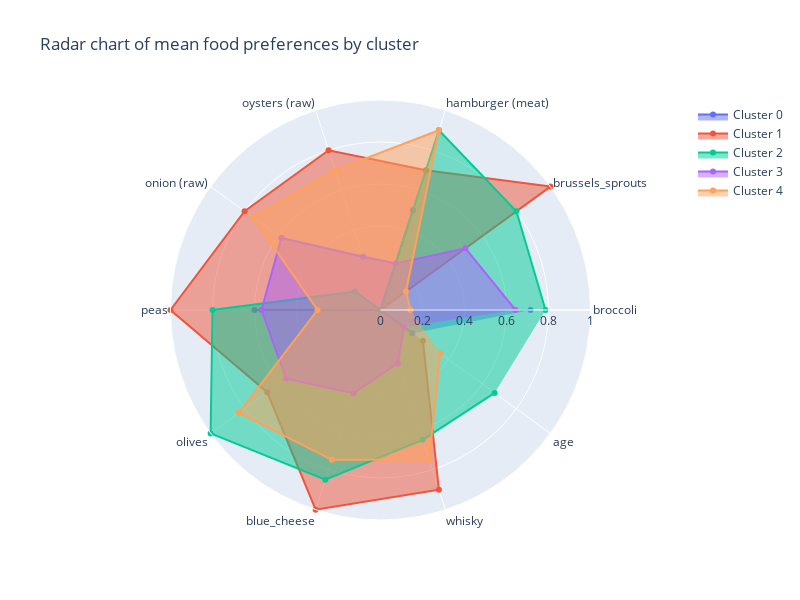

The notebook cell this image was saved under:
### Markdown cell above
#### 4.2.&nbsp; Radar chart
Having calculated the average score for each food by cluster, we now have a matrix that we can analyse. However, as data scientists with coding skills, we can visualise this information to gain a clearer understanding of why certain people are clustered together and why others aren't.

Visualising the data can help us to identify patterns and trends that would be difficult to see in a matrix. For example, we might be able to see that certain foods are consistently grouped together, while others are more spread out. This could suggest that there are different subgroups of students with different dietary preferences.

We can also use visualisation to identify outliers. For example, we might find a few students who have very different food preferences than the rest of the group. This could be due to a variety of factors, such as cultural background, medical conditions, or personal preferences.

### Code cell
# Create an empty list to store the Scatterpolar object of each cluster
scatter_objects = []

# State the label for each arm of the chart
categories = scaled_features_df.columns

# Iterate over the unique clusters and add an object for each cluster to the list
for cluster in sorted(scaled_features_df['cluster'].unique()):

  # Find the mean value for each column of the cluster
  cluster_means = [scaled_features_df.loc[scaled_features_df["cluster"] == cluster, scaled_features_df.columns[0]].mean(),
                  scaled_features_df.loc[scaled_features_df["cluster"] == cluster, scaled_features_df.columns[1]].mean(),
                  scaled_features_df.loc[scaled_features_df["cluster"] == cluster, scaled_features_df.columns[2]].mean(),
                  scaled_features_df.loc[scaled_features_df["cluster"] == cluster, scaled_features_df.columns[3]].mean(),
                  scaled_features_df.loc[scaled_features_df["cluster"] == cluster, scaled_features_df.columns[4]].mean(),
                  scaled_features_df.loc[scaled_features_df["cluster"] == cluster, scaled_features_df.columns[5]].mean(),
                  scaled_features_df.loc[scaled_features_df["cluster"] == cluster, scaled_features_df.columns[6]].mean(),
                  scaled_features_df.loc[scaled_features_df["cluster"] == cluster, scaled_features_df.columns[7]].mean(),
                  scaled_features_df.loc[scaled_features_df["cluster"] == cluster, scaled_features_df.columns[8]].mean(),
                  scaled_features_df.loc[scaled_features_df["cluster"] == cluster, scaled_features_df.columns[9]].mean()]
                  # Bonus: see if you can turn this code for `cluster_means` into a list comprehension

  # Create a Scatterpolar object for the cluster
  cluster_scatter = go.Scatterpolar(
    r = cluster_means, # set the radial coordinates
    theta = categories, # the names of the columns
    fill = 'toself', # fills in the space with colour
    name = f'Cluster {cluster}' # adds the name of the cluster
  )

  # Add the Scatterpolar object to the list
  scatter_objects.append(cluster_scatter)

# Create the figure (the white area)
fig = go.Figure()

# Add the scatter objects to the figure
fig.add_traces(scatter_objects)

# Add extras to the plot, such as title
fig.update_layout(
  title_text = 'Radar chart of mean food preferences by cluster',
  height = 600,
  width = 800,
  polar = dict(
    radialaxis = dict(
      visible = True, # visibility of the numbers on the arm
      range = [0, 1] # scale of the plot
    )),
  showlegend = True
)

# Show the initialised plot and the trace objects
fig.show()

### Figure 1 — Plotly figure (JSON) as saved in the notebook; plotly's stock layout.template omitted (floating-point values rounded to 4 significant figures)
{"data": [{"fill": "toself", "name": "Cluster 0", "r": [0.7143, 0, 0.5, 0, 0, 0.6, 0, 0, 0, 0.1875], "theta": ["broccoli", "brussels_sprouts", "hamburger (meat)", "oysters (raw)", " onion (raw)", "peas", "olives", "blue_cheese", "whisky", "age", "cluster"], "type": "scatterpolar"}, {"fill": "toself", "name": "Cluster 1", "r": [0, 1, 0.7, 0.8, 0.8, 1, 0.6667, 1, 0.9, 0.25], "theta": ["broccoli", "brussels_sprouts", "hamburger (meat)", "oysters (raw)", " onion (raw)", "peas", "olives", "blue_cheese", "whisky", "age", "cluster"], "type": "scatterpolar"}, {"fill": "toself", "name": "Cluster 2", "r": [0.7857, 0.8, 0.9, 0, 0.15, 0.8, 1.0, 0.85, 0.65, 0.6719], "theta": ["broccoli", "brussels_sprouts", "hamburger (meat)", "oysters (raw)", " onion (raw)", "peas", "olives", "blue_cheese", "whisky", "age", "cluster"], "type": "scatterpolar"}, {"fill": "toself", "name": "Cluster 3", "r": [0.6429, 0.5, 0.2333, 0.2667, 0.5833, 0.5667, 0.5556, 0.4167, 0.2667, 0.138], "theta": ["broccoli", "brussels_sprouts", "hamburger (meat)", "oysters (raw)", " onion (raw)", "peas", "olives", "blue_cheese", "whisky", "age", "cluster"], "type": "scatterpolar"}, {"fill": "toself", "name": "Cluster 4", "r": [0.1429, 0.15, 0.9, 0.7, 0.75, 0.3, 0.8333, 0.75, 0.75, 0.3516], "theta": ["broccoli", "brussels_sprouts", "hamburger (meat)", "oysters (raw)", " onion (raw)", "peas", "olives", "blue_cheese", "whisky", "age", "cluster"], "type": "scatterpolar"}], "layout": {"height": 600, "polar": {"radialaxis": {"range": [0, 1], "visible": true}}, "showlegend": true, "title": {"text": "Radar chart of mean food preferences by cluster"}, "width": 800}}
